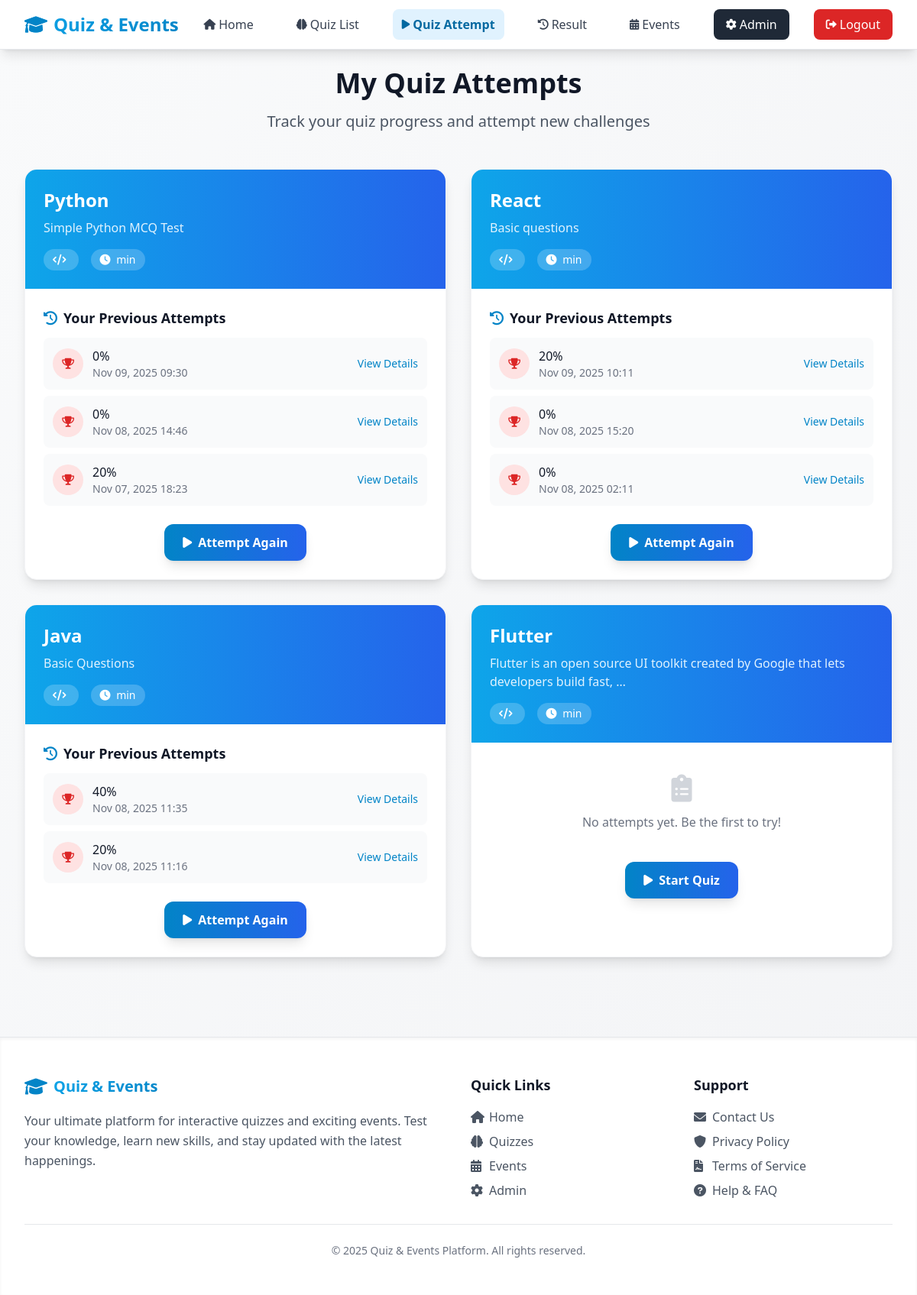
/my-attempts/ (signed in), run on the app's committed database.
### quiz_events_app/models.py (models this page shows, shortened)
class Quiz(models.Model):
    CATEGORY_CHOICES = [
        ('python', 'Python'),
        ('java', 'Java'),
        ('javascript', 'JavaScript'),
        ('cpp', 'C++'),
        ('csharp', 'C#'),
        ('php', 'PHP'),
        ('ruby', 'Ruby'),
        ('go', 'Go'),
        ('rust', 'Rust'),
        ('swift', 'Swift'),
        ('kotlin', 'Kotlin'),
        ('general', 'General'),
    ]
    title = models.CharField(max_length=255)
    description = models.TextField()
    category = models.CharField(max_length=20, choices=CATEGORY_CHOICES, default='general')
    created_at = models.DateTimeField(auto_now_add=True)
    updated_at = models.DateTimeField(auto_now=True)

class UserSubmission(models.Model):
    quiz = models.ForeignKey(Quiz, on_delete=models.CASCADE)
    user = models.ForeignKey(User, on_delete=models.CASCADE)
    score = models.IntegerField(default=0)
    submitted_at = models.DateTimeField(auto_now_add=True)

### quiz_events_app/views.py (the view)
# urls.py: path('my-attempts/', views.user_quiz_attempts, name='user_quiz_attempts'),
@login_required
def user_quiz_attempts(request):
    quizzes = Quiz.objects.all()
    quiz_data = []
    for quiz in quizzes:
        attempts = UserSubmission.objects.filter(user=request.user, quiz=quiz).order_by('-submitted_at')[:3]
        quiz_data.append({
            'quiz': quiz,
            'attempts': attempts
        })
    return render(request, 'quiz_events_app/user_quiz_attempts.html', {
        'quiz_data': quiz_data
    })

### quiz_events_app/templates/quiz_events_app/user_quiz_attempts.html (shortened to what this page needs)
{% extends 'quiz_events_app/base.html' %}
{% block content %}
<div class="max-w-7xl mx-auto px-4 sm:px-6 lg:px-8">
  <div class="text-center mb-12">
    <h1 class="text-4xl font-bold text-gray-900 mb-4">My Quiz Attempts</h1>
    <p class="text-xl text-gray-600">Track your quiz progress and attempt new challenges</p>
  </div>
  <div class="grid grid-cols-1 md:grid-cols-2 gap-8">
    {% for item in quiz_data %}
    <div class="bg-white rounded-2xl shadow-lg hover:shadow-xl transition-all duration-300 overflow-hidden border border-gray-100">
      <div class="bg-gradient-to-r from-sky-500 to-blue-600 p-6 text-white">
        <h3 class="text-2xl font-bold mb-2">{{ item.quiz.title }}</h3>
        <p class="text-sky-100">{{ item.quiz.description|truncatewords:15 }}</p>
        <div class="flex items-center mt-4 space-x-4">
          <span class="bg-white/20 px-3 py-1 rounded-full text-sm">
            <i class="fas fa-code mr-1"></i>{{ item.quiz.programming_language }}
          </span>
          <span class="bg-white/20 px-3 py-1 rounded-full text-sm">
            <i class="fas fa-clock mr-1"></i>{{ item.quiz.time_limit }} min
          </span>
        </div>
      </div>
      <div class="p-6">
        {% if item.attempts %}
        <div class="mb-6">
          <h4 class="text-lg font-semibold text-gray-900 mb-3">
            <i class="fas fa-history text-sky-600 mr-2"></i>Your Previous Attempts
          </h4>
          <div class="space-y-2">
            {% for attempt in item.attempts %}
            <div class="flex items-center justify-between bg-gray-50 rounded-lg p-3">
              <div class="flex items-center space-x-3">
                <div class="w-10 h-10 rounded-full flex items-center justify-center
                  {% if attempt.score >= 80 %}bg-green-100 text-green-600
                  {% elif attempt.score >= 60 %}bg-yellow-100 text-yellow-600
                  {% else %}bg-red-100 text-red-600{% endif %}">
                  <i class="fas fa-trophy text-sm"></i>
                </div>
                <div>
                  <p class="font-medium text-gray-900">{{ attempt.score }}%</p>
                  <p class="text-sm text-gray-500">{{ attempt.submitted_at|date:"M d, Y H:i" }}</p>
                </div>
              </div>
              <a href="{% url 'quiz_events_app:quiz_result' attempt.id %}"
                 class="text-sky-600 hover:text-sky-700 text-sm font-medium">
                View Details
              </a>
            </div>
            {% endfor %}
          </div>
        </div>
        {% else %}
        <div class="mb-6 text-center py-4">
          <i class="fas fa-clipboard-list text-4xl text-gray-300 mb-3"></i>
          <p class="text-gray-500">No attempts yet. Be the first to try!</p>
        </div>
        {% endif %}
        <div class="text-center">
          <a href="{% url 'quiz_events_app:quiz_attempt' item.quiz.id %}"
             class="inline-flex items-center px-6 py-3 bg-gradient-to-r from-sky-600 to-blue-600 hover:from-sky-700 hover:to-blue-700 text-white font-semibold rounded-xl shadow-lg hover:shadow-xl transition-all duration-300 transform hover:scale-105">
            <i class="fas fa-play mr-2"></i>
            {% if item.attempts %}
              Attempt Again
            {% else %}
              Start Quiz
            {% endif %}
          </a>
        </div>
      </div>
    </div>
    {% empty %}
    <div class="col-span-full text-center py-12">
      <i class="fas fa-brain text-6xl text-gray-300 mb-4"></i>
      <h3 class="text-2xl font-semibold text-gray-600 mb-2">No Quizzes Available</h3>
      <p class="text-gray-500">Check back later for new quiz challenges!</p>
    </div>
    {% endfor %}
  </div>
</div>
{% endblock %}

### quiz_events_app/templates/quiz_events_app/base.html (shortened to what this page needs)
<!DOCTYPE html>
<html lang="en">
<head>
    <script src="https://cdn.tailwindcss.com"></script>
    <link href="https://cdnjs.cloudflare.com/ajax/libs/font-awesome/6.0.0/css/all.min.css" rel="stylesheet">
</head>
<body class="bg-gradient-to-br from-gray-50 to-gray-100 font-sans text-gray-900 min-h-screen">
  <nav class="bg-white/95 backdrop-blur-sm shadow-lg border-b border-gray-200 sticky top-0 z-50">
    <div class="max-w-7xl mx-auto px-4 sm:px-6 lg:px-8">
      <div class="flex justify-between h-16 items-center">
        <a href="{% url 'quiz_events_app:home' %}" class="flex items-center space-x-2 text-2xl font-bold gradient-bg bg-clip-text text-transparent">
          <i class="fas fa-graduation-cap text-sky-600"></i>
          <span>Quiz & Events</span>
        </a>
        <div class="hidden md:flex items-center space-x-8">
          <a href="{% url 'quiz_events_app:home' %}" class="flex items-center space-x-1 px-3 py-2 rounded-lg hover:bg-sky-50 transition duration-300 {% if request.path == '/' %}bg-sky-100 text-sky-700 font-semibold{% else %}text-gray-700 hover:text-sky-700{% endif %}">
            <i class="fas fa-home text-sm"></i>
            <span>Home</span>
          </a>
          <a href="{% url 'quiz_events_app:quiz_list' %}" class="flex items-center space-x-1 px-3 py-2 rounded-lg hover:bg-sky-50 transition duration-300 {% if request.path == '/quizzes/' %}bg-sky-100 text-sky-700 font-semibold{% else %}text-gray-700 hover:text-sky-700{% endif %}">
            <i class="fas fa-brain text-sm"></i>
            <span>Quiz List</span>
          </a>
          {% if user.is_authenticated %}
            <a href="{% url 'quiz_events_app:user_quiz_attempts' %}" class="flex items-center space-x-1 px-3 py-2 rounded-lg hover:bg-sky-50 transition duration-300 {% if request.path == '/my-attempts/' %}bg-sky-100 text-sky-700 font-semibold{% else %}text-gray-700 hover:text-sky-700{% endif %}">
              <i class="fas fa-play text-sm"></i>
              <span>Quiz Attempt</span>
            </a>
            <a href="{% url 'quiz_events_app:quiz_history' %}" class="flex items-center space-x-1 px-3 py-2 rounded-lg hover:bg-sky-50 transition duration-300 {% if request.path == '/history/' %}bg-sky-100 text-sky-700 font-semibold{% else %}text-gray-700 hover:text-sky-700{% endif %}">
              <i class="fas fa-history text-sm"></i>
              <span>Result</span>
            </a>
          {% endif %}
          <a href="{% url 'quiz_events_app:events_list' %}" class="flex items-center space-x-1 px-3 py-2 rounded-lg hover:bg-sky-50 transition duration-300 {% if request.path == '/events/' %}bg-sky-100 text-sky-700 font-semibold{% else %}text-gray-700 hover:text-sky-700{% endif %}">
            <i class="fas fa-calendar-alt text-sm"></i>
            <span>Events</span>
          </a>
          {% if user.is_authenticated %}
            {% if user.is_superuser and user.username == 'shruti' %}
              <a href="/admin/" class="flex items-center space-x-1 px-4 py-2 bg-gray-800 text-white rounded-lg hover:bg-gray-700 transition duration-300">
                <i class="fas fa-cog text-sm"></i>
                <span>Admin</span>
              </a>
            {% endif %}
            <a href="{% url 'quiz_events_app:logout' %}" class="flex items-center space-x-1 px-4 py-2 bg-red-600 text-white rounded-lg hover:bg-red-700 transition duration-300">
              <i class="fas fa-sign-out-alt text-sm"></i>
              <span>Logout</span>
            </a>
          {% endif %}
        </div>
      </div>
    </div>
  </nav>
  <main class="pt-6 pb-10">
    {% block content %}
    {% endblock %}
  </main>
  <footer class="bg-white shadow-inner mt-16 border-t border-gray-200">
    <div class="max-w-7xl mx-auto py-12 px-4 sm:px-6 lg:px-8">
      <div class="grid grid-cols-1 md:grid-cols-4 gap-8">
        <div class="md:col-span-2">
          <div class="flex items-center space-x-2 mb-4">
            <i class="fas fa-graduation-cap text-sky-600 text-2xl"></i>
            <h3 class="text-xl font-bold gradient-bg bg-clip-text text-transparent">Quiz & Events</h3>
          </div>
          <p class="text-gray-600 mb-4 leading-relaxed">
            Your ultimate platform for interactive quizzes and exciting events. Test your knowledge,
            learn new skills, and stay updated with the latest happenings.
          </p>
        </div>
        <div>
          <h4 class="text-lg font-semibold text-gray-900 mb-4">Quick Links</h4>
          <ul class="space-y-2">
            <li>
              <a href="{% url 'quiz_events_app:home' %}" class="text-gray-600 hover:text-sky-600 transition duration-300 flex items-center">
                <i class="fas fa-home w-4 mr-2"></i>
                Home
              </a>
            </li>
            <li>
              <a href="{% url 'quiz_events_app:quiz_list' %}" class="text-gray-600 hover:text-sky-600 transition duration-300 flex items-center">
                <i class="fas fa-brain w-4 mr-2"></i>
                Quizzes
              </a>
            </li>
            <li>
              <a href="{% url 'quiz_events_app:events_list' %}" class="text-gray-600 hover:text-sky-600 transition duration-300 flex items-center">
                <i class="fas fa-calendar-alt w-4 mr-2"></i>
                Events
              </a>
            </li>
            {% if user.is_superuser and user.username == 'shruti' %}
            <li>
              <a href="/admin/" class="text-gray-600 hover:text-sky-600 transition duration-300 flex items-center">
                <i class="fas fa-cog w-4 mr-2"></i>
                Admin
              </a>
            </li>
            {% endif %}
          </ul>
        </div>
        <div>
          <h4 class="text-lg font-semibold text-gray-900 mb-4">Support</h4>
          <ul class="space-y-2">
            <li>
              <a href="#" class="text-gray-600 hover:text-sky-600 transition duration-300 flex items-center">
                <i class="fas fa-envelope w-4 mr-2"></i>
                Contact Us
              </a>
            </li>
            <li>
              <a href="#" class="text-gray-600 hover:text-sky-600 transition duration-300 flex items-center">
                <i class="fas fa-shield-alt w-4 mr-2"></i>
                Privacy Policy
              </a>
            </li>
            <li>
              <a href="#" class="text-gray-600 hover:text-sky-600 transition duration-300 flex items-center">
                <i class="fas fa-file-contract w-4 mr-2"></i>
                Terms of Service
              </a>
            </li>
            <li>
              <a href="#" class="text-gray-600 hover:text-sky-600 transition duration-300 flex items-center">
                <i class="fas fa-question-circle w-4 mr-2"></i>
                Help & FAQ
              </a>
            </li>
          </ul>
        </div>
      </div>
      <div class="border-t border-gray-200 mt-8 pt-6">
        <div class="text-center">
          <div class="text-gray-500 text-sm">
            © 2025 Quiz & Events Platform. All rights reserved.
          </div>
        </div>
      </div>
    </div>
  </footer>
</body>
</html>

### quiz_events_app/templates/quiz_events_app/base.html (style rules this page uses)
.gradient-bg { background: linear-gradient(135deg, #0ea5e9 0%, #0284c7 100%); }

### data on the page
Quiz: quiz "Python", quiz.description "Simple Python MCQ Test", shows "Attempt Again"
UserSubmission: score "0", submitted_at "Nov 09, 2025 09:30"
UserSubmission: score "0", submitted_at "Nov 08, 2025 14:46"
UserSubmission: score "20", submitted_at "Nov 07, 2025 18:23"
Quiz: quiz "React", quiz.description "Basic questions", shows "Attempt Again"
UserSubmission: score "20", submitted_at "Nov 09, 2025 10:11"
UserSubmission: score "0", submitted_at "Nov 08, 2025 15:20"
UserSubmission: score "0", submitted_at "Nov 08, 2025 02:11"
Quiz: quiz "Java", quiz.description "Basic Questions", shows "Attempt Again"
UserSubmission: score "40", submitted_at "Nov 08, 2025 11:35"
UserSubmission: score "20", submitted_at "Nov 08, 2025 11:16"
Quiz: quiz "Flutter", quiz.description "Flutter is an open source UI toolkit created by Google that lets developers build fast, …", shows "No attempts yet. Be the first to try!", shows "Start Quiz"
